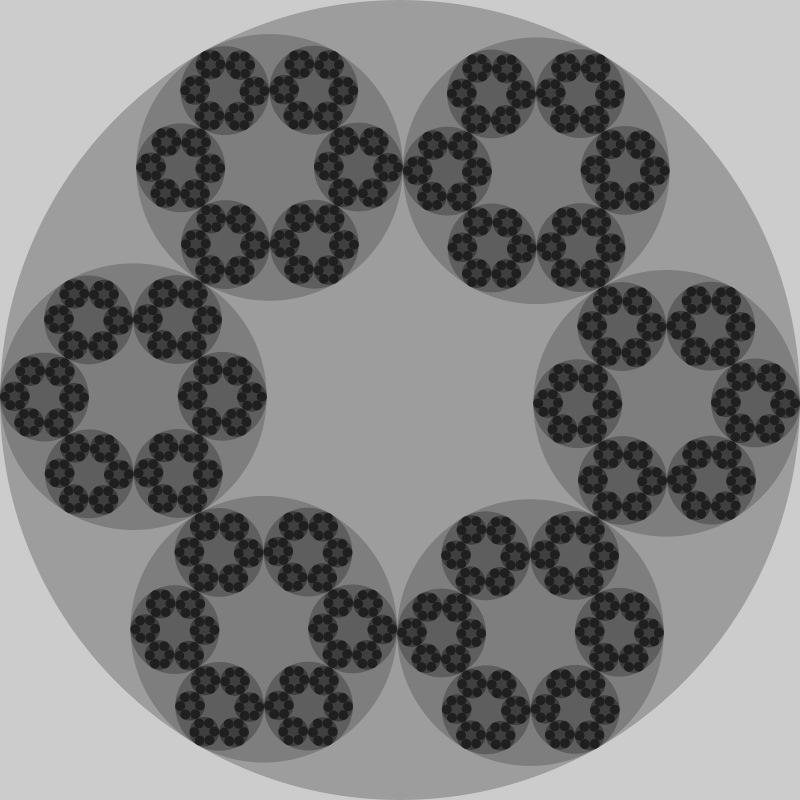
Frame 1 (no input)
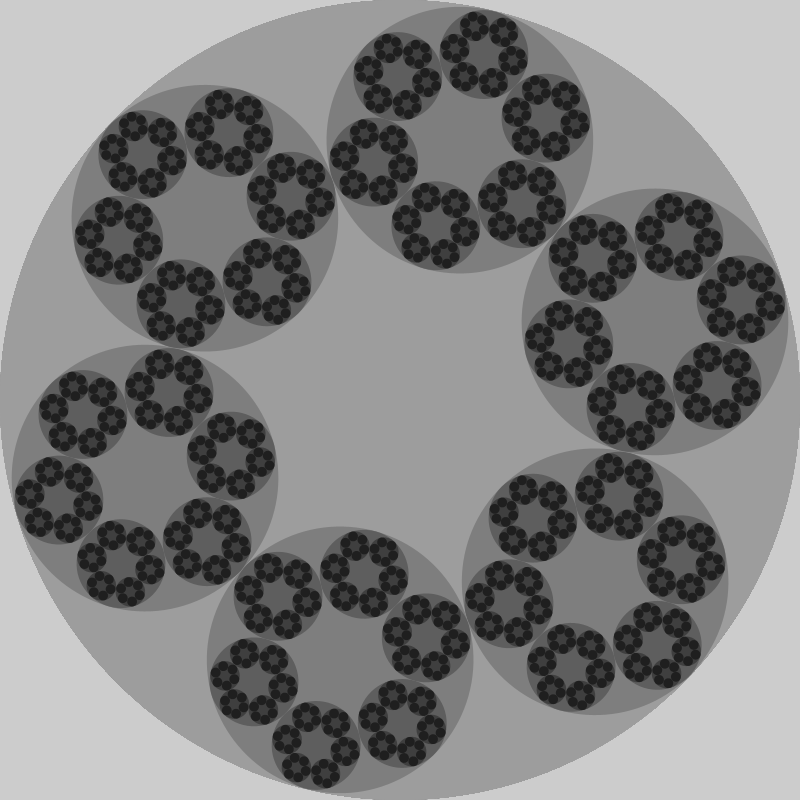
Frame 60 (the mouse pressed at the canvas centre just before this capture)
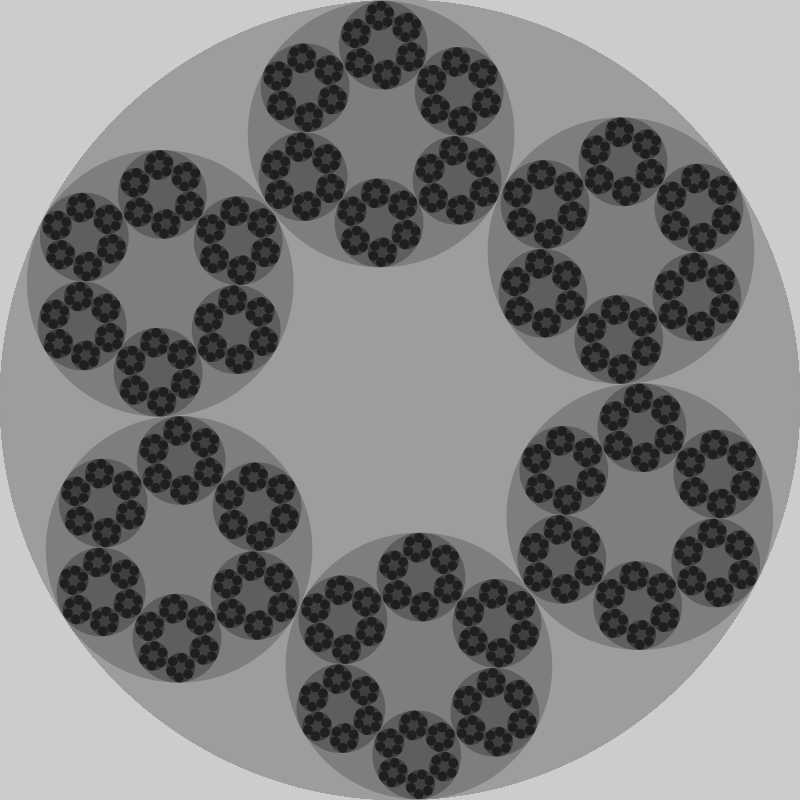
Frame 120 (the mouse held since frame 60 and released just before this capture)

The Processing sketch that drew these frames (run headless with seeded random() and noise(); from frame 60 on, the mouse is pressed at the canvas centre):

// Processing sketch: w6_01
// ── w6_01.pde
/*
 * Creative Coding
 * Week 6, 01 - Recursive funtions
 * by Jon McCormack
 * Updated 2016
 * Copyright (c) 2014-2016 Monash University

    This program is free software: you can redistribute it and/or modify
    it under the terms of the GNU General Public License as published by
    the Free Software Foundation, either version 3 of the License, or
    (at your option) any later version.

    This program is distributed in the hope that it will be useful,
    but WITHOUT ANY WARRANTY; without even the implied warranty of
    MERCHANTABILITY or FITNESS FOR A PARTICULAR PURPOSE.  See the
    GNU General Public License for more details.

    You should have received a copy of the GNU General Public License
    along with this program.  If not, see <http://www.gnu.org/licenses/>.
    
 * This sketch demonstrates a recursive function to draw circles within circles.
 *
 */

float ratio = 3;  // size ratio of circles
int division = 6; // number of circles inside each circle

void setup() {
  size(800, 800);
  noStroke();
}

void draw() {
  translate(width/2, height/2); // move to the middle of the screen
  drawCircle(height/2, 5); // draw the recursive circle
}

/*
 * drawCircle
 * recursive function that draws a circle
 * then draws 'division' circles inside that circle
 *
 */
void drawCircle(float radius, int level) {                    
  float tt = 126 * level/4.0;
  fill(tt);

  // draw the circle
  ellipse(0, 0, radius*2, radius*2);      
  if (level > 1) {
    level = level - 1;

    // draw the inner circles
    for (int i = 0; i < division; ++i) {  
      pushMatrix();
      float mult = (level % 2 == 1) ? -1 : 1;
      rotate(mult * frameCount / (20.0 * level) + TWO_PI/division * i);
      translate(radius - radius/ratio, 0);
      drawCircle(radius/ratio, level);
      popMatrix();
    }
  }
}
